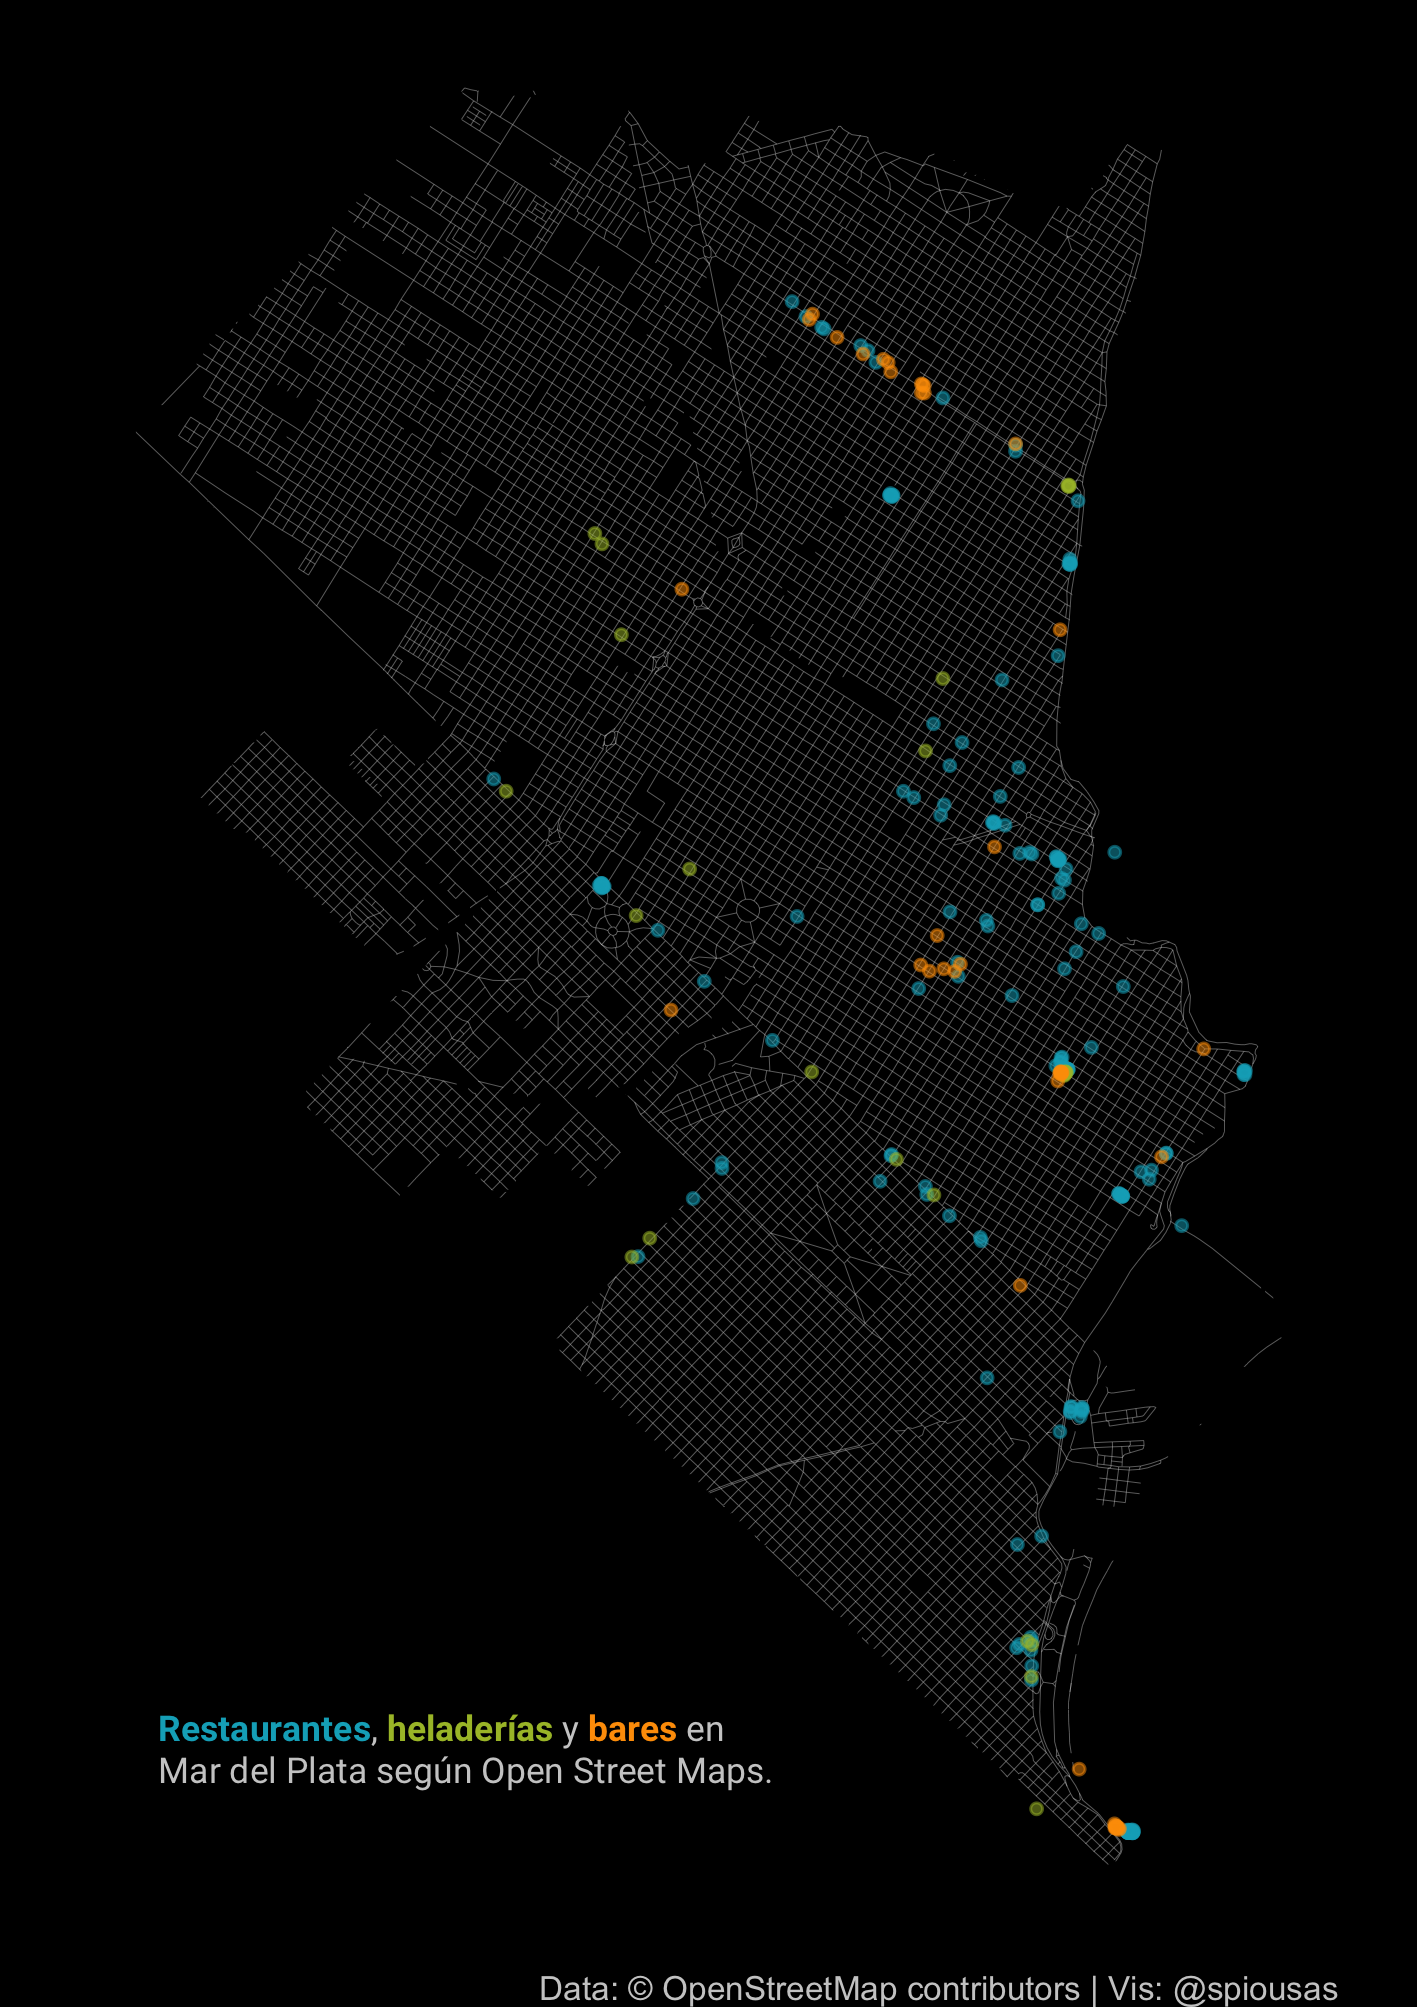

This chart was generated by the following R code:
# Setup ####
pacman::p_load(tidyverse, sf, janitor, ggtext, extrafont, here, osmdata, Rcpp)

# Leo las fracciones censales y me quedo con las céntricas
fracciones <- st_read(here("./Day3/data/fracciones_0/fracciones.shp")) %>%
  clean_names() %>% 
  filter(gid>12) %>% 
  st_set_crs(4326) 

# Leo el mapa callejero de Mar del Plata y filtro sólo las que están en las fracciones céntricas
calles <- st_read(here("./base_map/callejero_0/calles.shp")) %>%
  clean_names() %>% st_intersection(fracciones)

# Bounding box seg'un el callejero de Mar del Plara
m <- st_bbox(calles)

# Armos los queries
q_restaurant <- m %>% 
  opq (timeout = 25*100) %>%
  add_osm_feature("amenity", "restaurant")

q_ice_cream <- m %>% 
  opq (timeout = 25*100) %>%
  add_osm_feature("amenity", "ice_cream")

q_bar <- m %>% 
  opq (timeout = 25*100) %>%
  add_osm_feature("amenity", "bar")

# Hago los queries
restaurant <- osmdata_sf(q_restaurant)
ice_cream <- osmdata_sf(q_ice_cream)
bar <- osmdata_sf(q_bar)

# La figura ####
fig_mapa <- ggplot() + 
  # Mapa de las calles
  geom_sf(data = calles,
          color = "white",
          size = .1,
          fill = "transparent",
          alpha = 0.4) +
  # Restaurantes
  geom_sf(data = restaurant$osm_points,
          colour = "#04ADC3",
          fill = "#04ADC3",
          alpha = .5,
          size = 1,
          shape = 21) +
  # Heladerías
  geom_sf(data = ice_cream$osm_points,
          colour = "#A9BE33",
          fill = "#A9BE33",
          alpha = .5,
          size = 1,
          shape = 21) +
  # Bares
  geom_sf(data = bar$osm_points,
          colour = "#FE9D02",
          fill = "#FE9D02",
          alpha = .5,
          size = 1,
          shape = 21) +
  # Título
  annotate(
    geom = "richtext", x = -57.64 , y = -38.07,
    label = "<span style='color:#04ADC3;'><b>Restaurantes</b></span>, <span style='color:#A9BE33;'><b>heladerías</b></span> y <span style='color:#FE9D02;'><b>bares</b></span> en<br>Mar del Plata según Open Street Maps.",
    family = "Roboto",
    size = 3, 
    color = "gray80",
    hjust = 0,
    vjust = 1,
    fill = NA, label.color = NA
  ) +
  # Estilo
  theme_void() +
  labs(caption = "Data: © OpenStreetMap contributors | Vis: @spiousas") +
  theme(plot.caption = element_markdown(size = 8, hjust = 1, color = "gray80"),
        plot.caption.position = "plot",
        plot.background = element_rect(fill = "black", color = "black"))
  
fig_mapa
# Guardo la figura
ggsave(here("./Day5/OSM.png"), width = 12, height = 17, units = "cm", dpi = 300)
